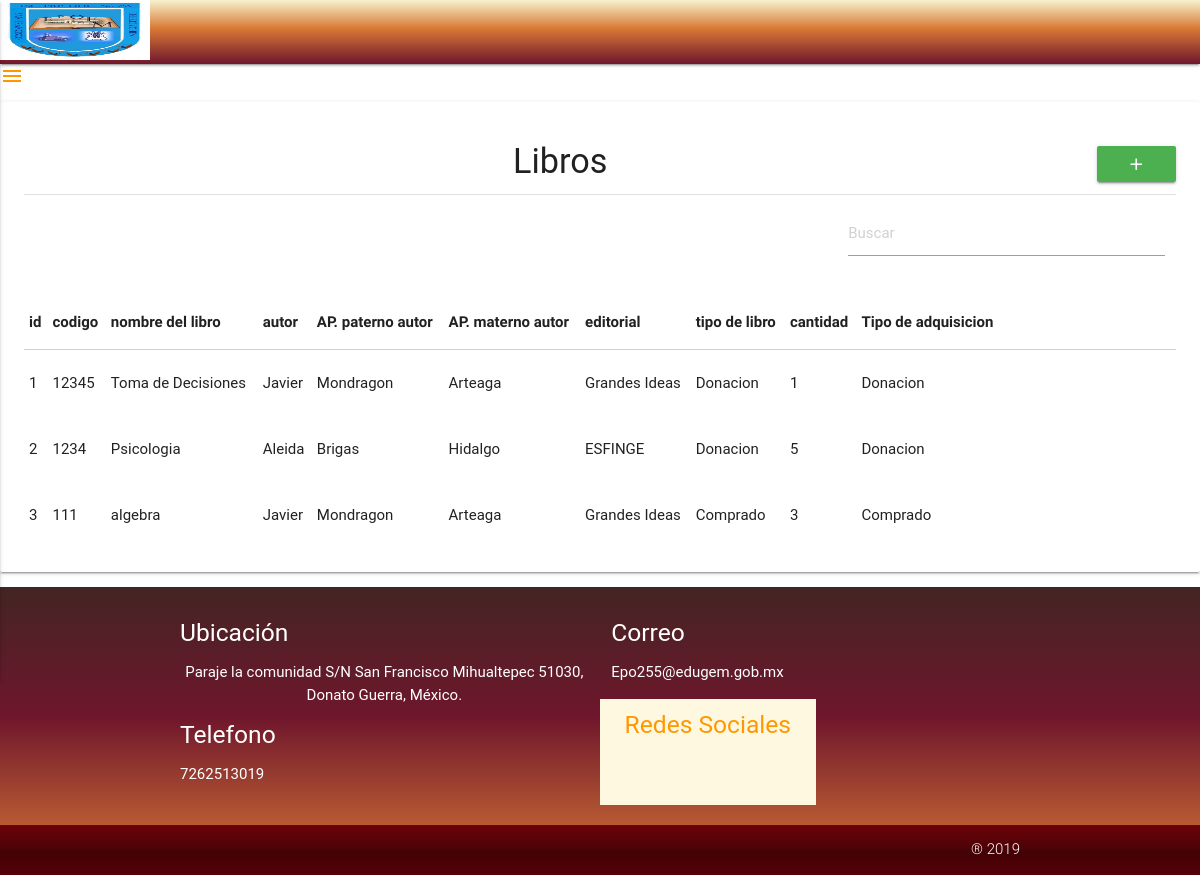
The page /libros (signed in) on the database its author committed.
### tables this page shows
CREATE TABLE IF NOT EXISTS `libros` (
  `id_libro` int(11) NOT NULL AUTO_INCREMENT,
  `codigo` int(11) NOT NULL,
  `titulo` varchar(30) NOT NULL,
  `id_autor` int(11) NOT NULL,
  `id_editorial` int(11) NOT NULL,
  `id_tipolibro` int(11) NOT NULL,
  `cantidad` int(11) NOT NULL,
  `id_tipoadquisicion` int(11) NOT NULL,
  PRIMARY KEY (`id_libro`),
  KEY `tiene` (`id_editorial`),
  KEY `contiene` (`id_autor`),
  KEY `clasifica` (`id_tipolibro`),
  KEY `lleva` (`id_tipoadquisicion`)
);

CREATE TABLE IF NOT EXISTS `autores` (
  `id_autor` int(11) NOT NULL AUTO_INCREMENT,
  `nombre` varchar(30) NOT NULL,
  `a_paterno` varchar(30) NOT NULL,
  `a_materno` varchar(30) NOT NULL,
  PRIMARY KEY (`id_autor`)
);

CREATE TABLE IF NOT EXISTS `editoriales` (
  `id_editorial` int(11) NOT NULL AUTO_INCREMENT,
  `nom_editorial` varchar(30) NOT NULL,
  PRIMARY KEY (`id_editorial`)
);

CREATE TABLE IF NOT EXISTS `tipo_adquisicion` (
  `id_tipoadquisicion` int(11) NOT NULL AUTO_INCREMENT,
  `descripcion` varchar(30) NOT NULL,
  PRIMARY KEY (`id_tipoadquisicion`)
);

### AppData/Config/Request.php (called while the page is built, shortened)
<?php
class Request
{
    private $controlador;
    private $metodo;
    private $argumento;
    public function __construct()
    {
        if (isset($_SESSION["username"]))
        {
            if (isset($_GET['url'])) {
                $ruta = filter_input(INPUT_GET, 'url', FILTER_SANITIZE_URL);
                $ruta = explode("/", $ruta);
                $ruta = array_filter($ruta);
                if ($ruta[0] == "index.php") {
                    $this->controlador = "empleado_bienvenido";
                } else {
                    $this->controlador = strtolower(array_shift($ruta));
                }
                $this->metodo = strtolower(array_shift($ruta));
                if (!$this->metodo)
                    $this->metodo = "index";
                $this->argumento = $ruta;
            }else {
                $this->controlador = "empleado_bienvenido";
                $this->metodo = "index";
            }
      }
    }
    public function getControlador()
    {
        return $this->controlador;
    }
    public function getMetodo()
    {
        return $this->metodo;
    }
    public function getArgumento()
    {
        return $this->argumento;
    }
}

### AppData/Config/Autoload.php (called while the page is built, shortened)
<?php
class Autoload
{
    public static function run()
    {
        spl_autoload_register(function ($class)
        {
            $ruta=str_replace("\\",'/',$class).'.php';
        });
    }
}

### AppData/Model/conexion.php (called while the page is built, shortened)
<?php
class conexion
{
    private $datos=array("server"=>"localhost","user"=>"root","password"=>"", "base"=>"biblioprepa");
    private $conexion;
    function __construct()
    {
        $this->conexion=new \mysqli($this->datos["server"],$this->datos["user"], $this->datos["password"],$this->datos["base"]);
        $this->conexion->set_charset("utf8");
    }
    public function QueryResultado($sql)
    {
        $datos=$this->conexion->query($sql) or die (mysqli_error($this->conexion));
        return $datos;
    }
}

### AppData/Controller/librosController.php (called while the page is built, shortened)
<?php
class librosController
{
    private $libros,$autores,$editoriales,$tipo_libro,$tipo_adquisicion;
    public function __construct()
    {
        $this->libros=new \AppData\Model\libros();
        $this->autores=new \AppData\Model\autores();
        $this->editoriales=new \AppData\Model\editoriales();
        $this->tipo_libro=new \AppData\Model\tipo_libro();
        $this->tipo_adquisicion=new \AppData\Model\tipo_adquisicion();
    }
    public function index()
    {
        $datos1=$this->libros->getAll();
        $datos2=$this->autores->getAll();
        $datos3=$this->editoriales->getAll();
        $datos4=$this->tipo_libro->getAll();
        $datos5=$this->tipo_adquisicion->getAll();
        $datos[0]=$datos1;
        $datos[1]=$datos2;
        $datos[2]=$datos3;
        $datos[3]=$datos4;
        $datos[4]=$datos5;
        return $datos;
    }
}

### AppData/Model/libros.php (called while the page is built, shortened)
<?php
class libros
{
    function __construct()
    {
        $this->conexion = new conexion();
    }
    function getAll()
    {
        $sql = "SELECT libros.id_libro, libros.codigo, libros.titulo, autores.nombre, autores.a_paterno, autores.a_materno, editoriales.nom_editorial,tipo_libro.descripcion, libros.cantidad, tipo_adquisicion.descripcion
        FROM libros,autores,editoriales,tipo_libro, tipo_adquisicion
        WHERE libros.id_autor=autores.id_autor
        AND libros.id_editorial=editoriales.id_editorial
        AND libros.id_tipolibro=tipo_libro.id_tipolibro
         AND libros.id_tipoadquisicion=tipo_adquisicion.id_tipoadquisicion ORDER BY id_libro ASC ";
        $datos = $this->conexion->QueryResultado($sql);
        return $datos;
    }
}

### AppData/Model/autores.php (called while the page is built, shortened)
<?php
class autores
{
    function __construct()
    {
        $this->conexion = new conexion();
    }
    function getAll()
    {
        $sql = "SELECT autores.id_autor,autores.nombre, autores.a_paterno, autores.a_materno
        FROM autores
        ORDER BY id_autor ASC ";
        $datos = $this->conexion->QueryResultado($sql);
        return $datos;
    }
}

### AppData/Model/editoriales.php (called while the page is built, shortened)
<?php
class editoriales
{
    private $tabla="editoriales";
    function __construct()
    {
        $this->conexion=new conexion();
    }
    function getAll(){
        $sql="select *from {$this->tabla}";
        $datos=$this->conexion->queryResultado($sql);
        return $datos;
    }
}

### AppData/Model/tipo_libro.php (called while the page is built, shortened)
<?php
class tipo_libro
{
    private $tabla="tipo_libro";
    function __construct()
    {
        $this->conexion=new conexion();
    }
    function getAll(){
        $sql="select *from {$this->tabla}";
        $datos=$this->conexion->queryResultado($sql);
        return $datos;
    }
}

### AppData/Model/tipo_adquisicion.php (called while the page is built, shortened)
<?php
class tipo_adquisicion
{
    private $tabla="tipo_adquisicion";
    function __construct()
    {
        $this->conexion=new conexion();
    }
    function getAll(){
        $sql="select *from {$this->tabla}";
        $datos=$this->conexion->queryResultado($sql);
        return $datos;
    }
}

### Views/libros/tabla.php (the view)
<?php
$datos=$datos[0];
while($row=mysqli_fetch_array($datos))
    echo "<tr><td>{$row[0]}</td>
    <td>{$row['codigo']}</td>
    <td>{$row['titulo']}</td>
    <td>{$row['nombre']}</td>
     <td>{$row['a_paterno']}</td>
      <td>{$row['a_materno']}</td>
    <td>{$row['nom_editorial']}</td>
    <td>{$row['descripcion']}</td>
    <td>{$row['cantidad']}</td>
    <td>{$row['descripcion']}</td>
    <td><a class='btn-flat icon-cross red-text btn_eliminar' href='#!' data-id='{$row['id_libro']}'></a></td>
    <td><a class='btn-flat icon-pencil blue-text btn_modificar ' data-id='{$row['id_libro']}' href='#!'></a></td></tr>";
?>

### index.php (shortened to what this page needs)
<?php session_start();
    require_once ("AppData/Config/Autoload.php");
     if(!isset($_SERVER["HTTP_X_REQUESTED_WITH"])&&(isset($_GET['url'])?!((stristr($_GET['url'],'print'))&&(stristr($_GET['url'],'pdf'))):true))
    Views\Template::header();
    AppData\Config\Enrutador::run(new AppData\Config\Request());
    if(!isset($_SERVER["HTTP_X_REQUESTED_WITH"])&&(isset($_GET['url'])?!((stristr($_GET['url'],'print'))&&(stristr($_GET['url'],'pdf'))):true))
    Views\Template::footer();
?>

### Views/Template.php (shortened to what this page needs)
<?php
class Template
{
    public static function header()
    {
       ?>
        <!DOCTYPE html>
        <html>
        <head>
            <link type="text/css" rel="stylesheet" href="<?php echo URL?>Public/css/materialize.min.css"  media="screen,projection"/>
            <link rel="stylesheet" href="<?php echo URL?>Public/style.css">
            <link type="text/css" rel="stylesheet" href="<?php echo URL?>Public/fonts/material-icons.css">
            <link type="text/css" rel="stylesheet" href="<?php echo URL?>Public/css/scroll.css">
            <link type="text/css" rel="stylesheet" href="<?php echo URL?>Public/css/style.min.css" media="screen,projection"/>
            <link type="text/css" rel="stylesheet" href="<?php echo URL?>Public/css/Style.css" media="screen,projection"/>
        </head>
        <body>
        <nav id="menusito">
            <div id="barra_arriba" class="nav-wrapper cyan lighten-2"><a href="<?php echo URL?>empleado_bienvenido" class="brand-logo" style="height: 60px;"><img src="Public/imagenes/logo.jpg" width="150px" height="60px"/></a>
                </div>
        </nav>
        <?php
        if (isset($_SESSION["username"]))
        {
        ?>
        <a href="#" data-activates="slide-out" class="button-collapse"><i class="material-icons orange-text">menu</i></a>
        <?php
        }
        ?>
        <?php
    }
    public static function footer()
    {
        ?>
        <footer class="page-footer cyan lighten-2" id="footer_color">
            <div class="container">
                <div class="row">
                    <div class="col l6 s12">
                        <h5 class="black-text"><font color="#ffffff"><b></b>Ubicación</font></h5>
                        <p class="grey-text white-text center-align">Paraje la comunidad S/N San Francisco Mihualtepec 51030, Donato Guerra, México.</p>
                        <h5 class="black-text"><font color="#ffffff"><b></b>Telefono</font></h5>
                        <p class="black-text"><font color="#ffffff">
                            7262513019
                        </font></p>
                    </div>
                    <div  class="col l6 s12">
                        <h5 class="black-text"><font color="#ffffff"><b></b>Correo</font></h5>
                        <p class="black-text"><font color="#ffffff">
                            Epo255@edugem.gob.mx
                        </font></p>
                    </div>
                    <div class="col l3 s12 amber lighten-5">
                        <h5 class="orange-text center-align">Redes Sociales</h5>
                        <ul><i class="small material-icons center-align"><a href="https://www.facebook.com/prepasf255/"><span class="icon-facebook" ></span></a></i>
                            <i class="small material-icons center-align"><a href="https://web.whatsapp.com/"><span class="icon-whatsapp "></span></a></i>
                            <i class="small material-icons center-align"><a href="https://www.instagram.com/epo255/?hl=es-la"><span class="icon-instagram"></span></a></i>
                            <i class="small material-icons center-align"><a href="https://plus.google.com/u/1/114372695279038049440?pageId=none"><span class="icon-gmail"></span></a></i>
                        </ul>
                    </div>
                </div>
            </div>
            <div class="footer-copyright" id="foot_copy">
                <div class="container white-text right-align">
                    ® 2019
                </div>
            </div>
        </footer>
        </body>
        </html>
        <?php
    }
}

### AppData/Config/Enrutador.php (shortened to what this page needs)
<?php
class Enrutador
{
    public static function run(Request $request)
    {
        $controlador = $request->getControlador() . "Controller";
        $ruta = ROOT . "AppData" . DS . "Controller" . DS . $controlador . ".php";
        $metodo = $request->getMetodo();
        $argumento = $request->getArgumento();
        if (is_readable($ruta)) {
            $controlador = new $mostrar;
            if (!isset($argumento)) {
                $datos = call_user_func(array($controlador, $metodo));
            } else {
                $datos = call_user_func(array($controlador, $metodo), $argumento);
            }
        }
        if ($request->getMetodo() != "modificar") {
            $ruta = ROOT . "Views" . DS . $request->getControlador() . DS . $request->getMetodo() . ".php";
            if (is_readable($ruta))
                require_once($ruta);
        } else {
            echo(json_encode(mysqli_fetch_assoc($datos)));
        }
    }
}

### Views/libros/index.php (shortened to what this page needs)
<div class="card-panel">
    <h4 align="center">Libros <span class="right"><a href="#modal_registro" class="btn green white-text modal-trigger" id="add_libro">
                <i class="material-icons">add</i>
            </a></span></h4>
    <div class="divider"></div>
    <div class="row">
        <div class="input-field col s4 offset-s8">
            <i class="mdi-action-verified-user prefix icon-search"></i>
            <input id="buscar" placeholder="Buscar" type="text">
        </div>
    </div>
    <table class="responsive-table" id="tabla_libros">
        <thead>
        <tr>
            <th>id</th>
            <th>codigo</th>
            <th>nombre del libro</th>
            <th>autor</th>
            <th>AP. paterno autor</th>
            <th>AP. materno autor</th>
            <th>editorial</th>
            <th>tipo de libro</th>
            <th>cantidad</th>
            <th>Tipo de adquisicion</th>
            <th></th>
            <th></th>
        </tr>
        </thead>
        <tbody id="body_table">
        <?php
        require_once ("tabla.php");
        ?>
        </tbody>
    </table>
</div>

### Public/style.css (style rules this page uses)
[class^="icon-"], [class*=" icon-"] { font-family: 'icomoon' !important; speak: none; font-style: normal; font-weight: normal; font-variant: normal; text-transform: none; line-height: 1; -webkit-font-smoothing: antialiased; -moz-osx-font-smoothing: grayscale; }
.icon-facebook:before { content: "\e95d"; color: #3b5998; }
.icon-gmail:before { content: "\e974"; color: #d14836; }
.icon-instagram:before { content: "\e99e"; color: #e4405f; }
.icon-whatsapp:before { content: "\ea83"; color: #25d366; }
.icon-pencil:before { content: "\eaa0"; }
.icon-search:before { content: "\eb21"; }
.icon-cross:before { content: "\ebaa"; }

### Public/css/Style.css (style rules this page uses)
#footer_color { background: #f6f2cc 20%; background: -moz-linear-gradient(top, #432523 0%,#6f162c 45%,#d97a36 100%); background: -webkit-linear-gradient(top, #432523 0%, #6f162c 45%,#d97a36 100%); background: linear-gradient(to bottom,#432523 0%,#6f162c 45%,#d97a36 100%); filter: progid:DXImageTransform.Microsoft.gradient( startColorstr='#febbbb', endColorstr='#ff5c5c',GradientType=0 ); }
#barra_arriba { background: #f6f2cc; background: -moz-linear-gradient(top, #f6f2cc 0%, #d97a36 44%, #6f162c 100%); background: -webkit-linear-gradient(top, #f6f2cc 0%,#d97a36 44%,#6f162c 100%); background: linear-gradient(to bottom, #f6f2cc 0%,#d97a36 44%,#6f162c 100%); filter: progid:DXImageTransform.Microsoft.gradient( startColorstr='#a90329', endColorstr='#6d0019',GradientType=0 ); }
#foot_copy { background: rgb(107,3,8); background: -moz-linear-gradient(top, rgba(107,3,8,1) 0%, rgba(76,2,7,1) 50%, rgba(66,2,6,1) 51%, rgba(83,1,7,1) 100%); background: -webkit-linear-gradient(top, rgba(107,3,8,1) 0%,rgba(76,2,7,1) 50%,rgba(66,2,6,1) 51%,rgba(83,1,7,1) 100%); background: linear-gradient(to bottom, rgba(107,3,8,1) 0%,rgba(76,2,7,1) 50%,rgba(66,2,6,1) 51%,rgba(83,1,7,1) 100%); filter: progid:DXImageTransform.Microsoft.gradient( startColorstr='#6b0308', endColorstr='#530107',GradientType=0 ); }

### rows shown on the page
libros: id_libro "1", codigo "12345", titulo "Toma de Decisiones", id_autor.nombre "Javier", id_autor.a_paterno "Mondragon", id_autor.a_materno "Arteaga", id_editorial.nom_editorial "Grandes Ideas", id_tipoadquisicion.descripcion "Donacion", cantidad "1"
libros: id_libro "2", codigo "1234", titulo "Psicologia", id_autor.nombre "Aleida", id_autor.a_paterno "Brigas", id_autor.a_materno "Hidalgo", id_editorial.nom_editorial "ESFINGE", id_tipoadquisicion.descripcion "Donacion", cantidad "5"
libros: id_libro "3", codigo "111", titulo "algebra", id_autor.nombre "Javier", id_autor.a_paterno "Mondragon", id_autor.a_materno "Arteaga", id_editorial.nom_editorial "Grandes Ideas", id_tipoadquisicion.descripcion "Comprado", cantidad "3"
